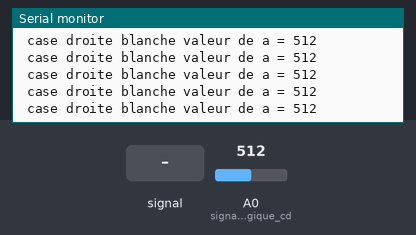
A sketch run on a simulated Arduino Uno, built with avr-gcc and run on an emulated ATmega328P. On the bench: the last lines printed to the serial monitor. The inputs (shaded band) are chosen by the test bench; at power-on: A0 (signal_analogique_cd) = 512.

Above: at 1.2 s.
1.3 s: A0 (signal_analogique_cd) fed a 200 Hz sine of ±460 counts around its level
At 1.41 s:
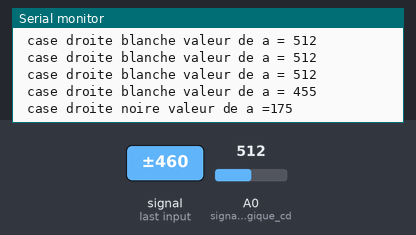
3.0 s: A0 (signal_analogique_cd) set to 716
At 3.02 s:
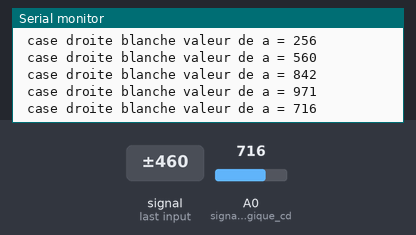
4.5 s: A0 (signal_analogique_cd) fed a 1000 Hz sine of ±255 counts around its level
At 4.53 s:
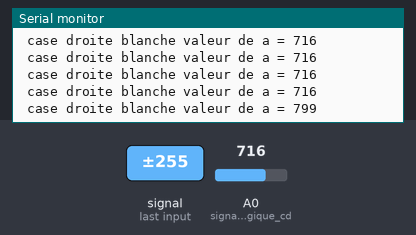
6.0 s: A0 (signal_analogique_cd) set to 900
At 6.04 s:
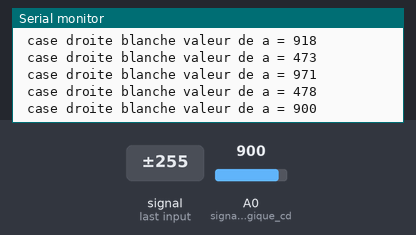
Timing chart, 0 to 8.5 s (numbered marks = the images above; inputs shaded):
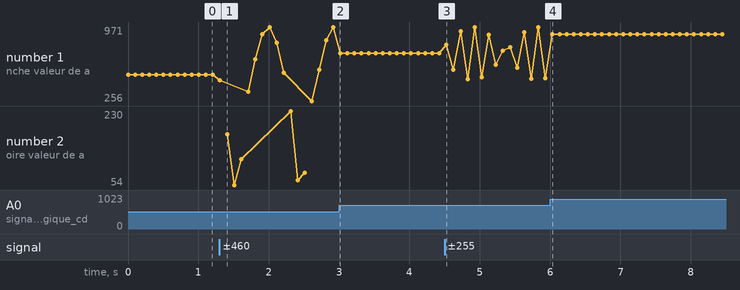

Measured:
- after the input at 1.3 s, the serial monitor: prints a new line at once (image 1)
- after the input at 3.0 s, the serial monitor: prints a new line at once (image 2)
- after the input at 4.5 s, the serial monitor: prints a new line at once (image 3)
- after the input at 6.0 s, the serial monitor: prints a new line at once (image 4)
- plotted number 1: 512 → 971 after the input at 1.3 s, 971 → 716 after the input at 3.0 s, 716 → 478 after the input at 4.5 s, 478 → 900 after the input at 6.0 s

The sketch:

programme_test_capteur.ino
```cpp
// programme testant le type de capteur CNY70 afin de savoir si il est fonctionnel
// programme fonctionnel

int signal_analogique_cd = A0;  // declaration de l'entree analogique du capteur droit
int pin_cd = 0;                 // pin sur laquelle le capteur droit est branche
int a = 0;                      // varaible contenant la valeur provenant de la lecture de l'entree A0

void setup()
{
  Serial.begin(9600);
  pinMode(pin_cd, OUTPUT);
}

void loop()
{
  digitalWrite(pin_cd, HIGH);
  a = analogRead(signal_analogique_cd);    // lecture de l'octet, valeur entre 0 et 1023

  if (a > 250)                            // affichage du résultat du capteur droit et gauche
  {
  Serial.print(" case droite blanche valeur de a = ");
  Serial.print(a);
  Serial.println();
  delay(100);
  }
  else
 {
   Serial.print(" case droite noire valeur de a =");
   Serial.print(a);
   Serial.println();
   delay(100);
 }
}
```
